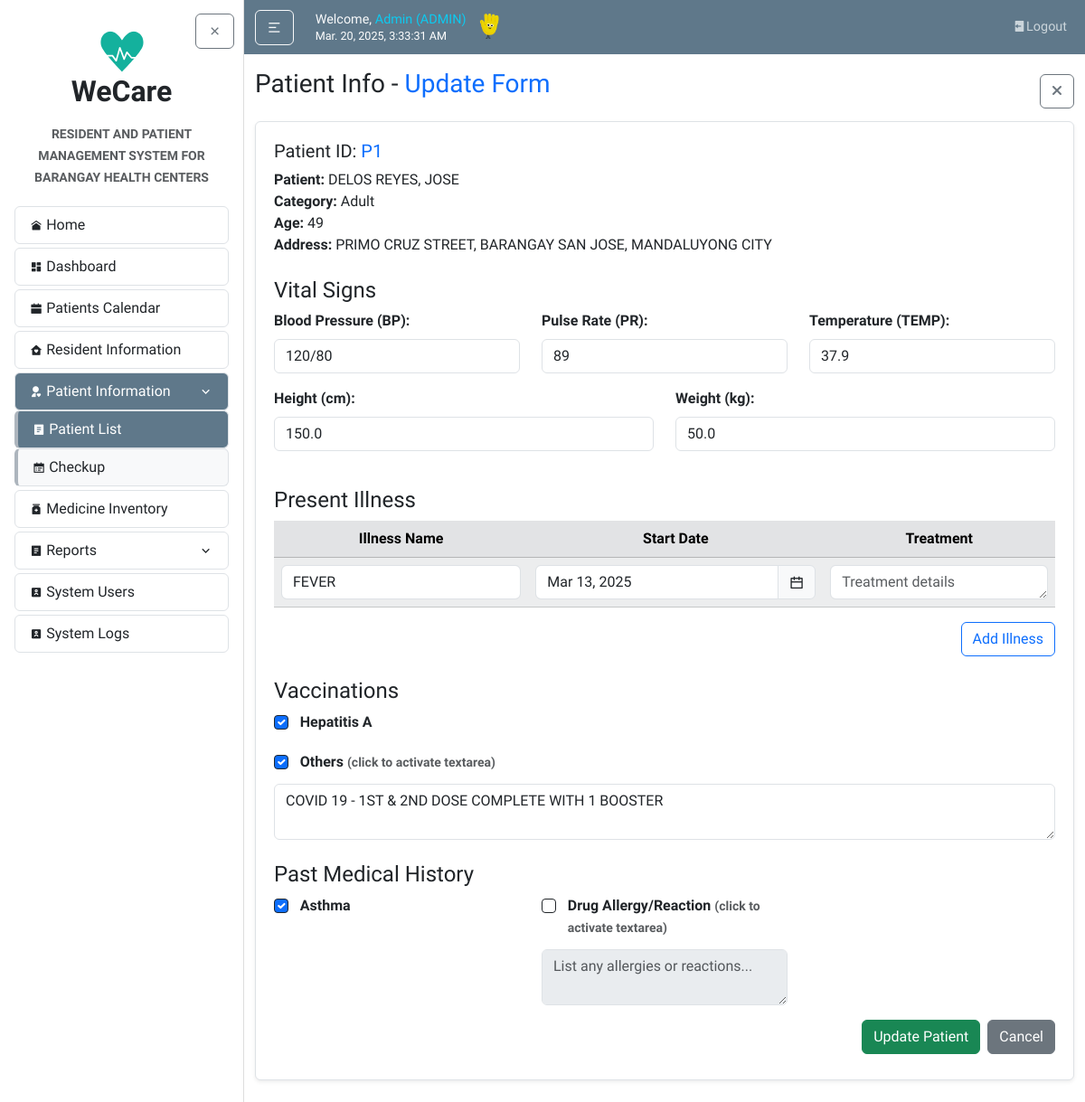
The app's page /patients/update/P1/ (signed in), older data.
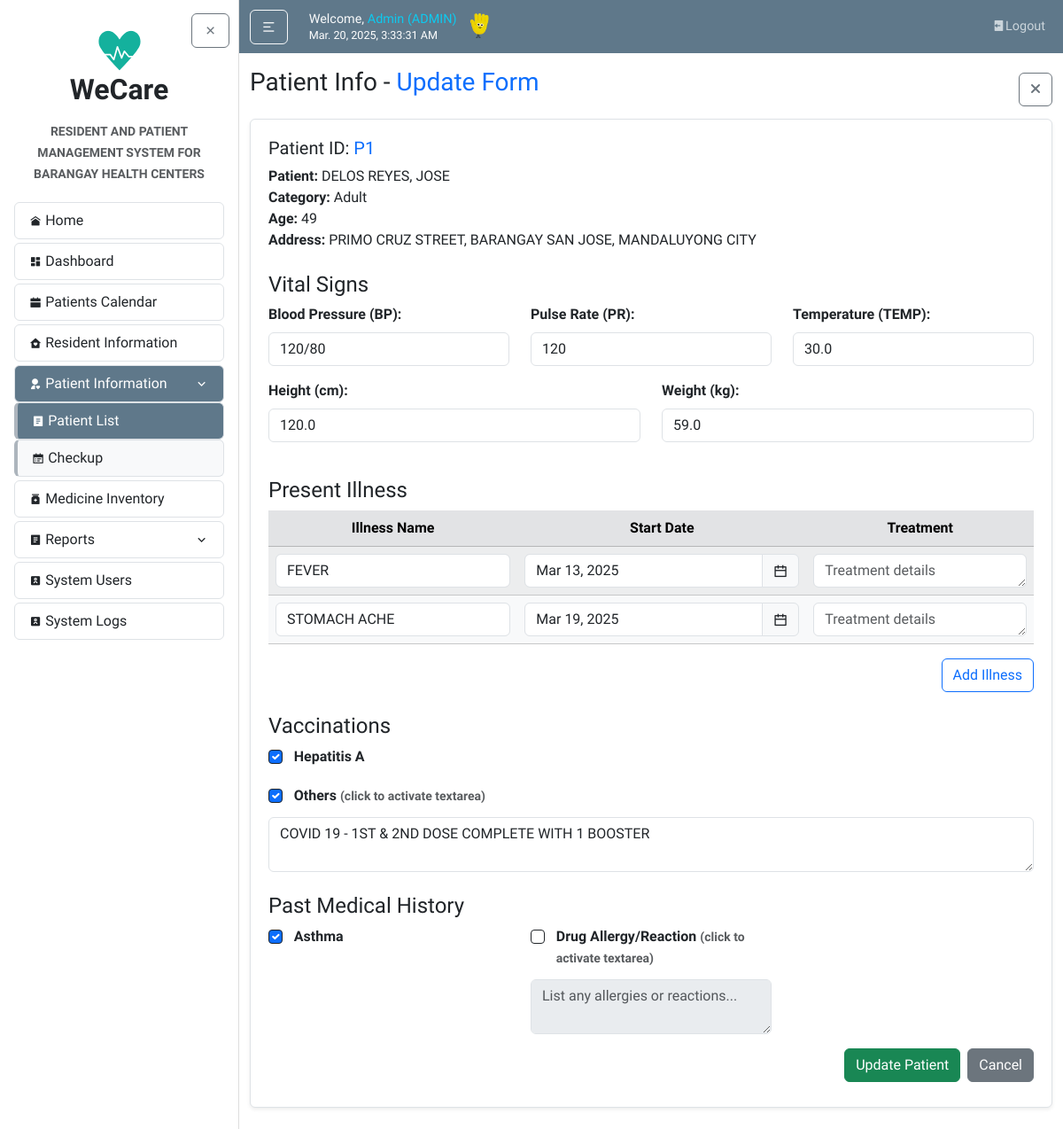
The same page, newer data.
### patientInfo/models.py (models this page shows, shortened)
class VitalSigns(models.Model):
    patient = models.OneToOneField(Patient, on_delete=models.CASCADE, related_name="vital_signs")
    blood_pressure = models.CharField(max_length=10, null=True, blank=True)
    pulse_rate = models.IntegerField(null=True, blank=True)
    temperature = models.FloatField(null=True, blank=True)
    height = models.FloatField(null=True, blank=True)
    weight = models.FloatField(null=True, blank=True)

class PresentIllness(models.Model):
    date_visited = models.DateField(default=date.today)
    patient = models.ForeignKey(Patient, on_delete=models.CASCADE, related_name="present_illnesses")
    illness_name = models.CharField(max_length=100)
    start_date = models.DateField()
    treatment = models.TextField(null=True, blank=True)

### users/decorators.py (the view)
        def wrapper(request, *args, **kwargs):
            try:
                profile = request.user.userprofile
                if profile.userrole == 'ADMIN' or profile.userrole in allowed_roles:
                    return view_func(request, *args, **kwargs)
                else:
                    messages.warning(
                        request,
                        f"You don't have permission to access the {module_name} module."
                    )
                    return redirect('home')
            except UserProfile.DoesNotExist:
                messages.warning(
                    request,
                    f"Complete your profile to access the {module_name} module."
                )
                return redirect('home')

### patientInfo/views.py (called while the page is built, shortened)
@login_required
@role_required(['BHW', 'DOCTOR'], 'Update patient on the Patient Information')
def patient_update(request, pk):
    patient = get_object_or_404(Patient, patientID=pk)
    try:
        vital_signs = patient.vital_signs
    except VitalSigns.DoesNotExist:
        vital_signs = None
    vaccination = getattr(patient, 'vaccinations', None)
    past_medical_history = getattr(patient, 'past_medical_history', None)
    return render(request, "patientInfo/patient_update.html", {
        "patient": patient,
        "vital_signs": vital_signs,
        "present_illnesses": patient.present_illnesses.all(),
        "vaccination": vaccination,
        "past_medical_history": past_medical_history,
    })

### patientInfo/templates/patientInfo/patient_update.html (shortened to what the changed rows need)
{% extends "home/layout.html" %}
{% load static %}
{% block style %}
<link rel="stylesheet" href="{% static 'residentInfo/main.css' %}">
{% endblock style %}
{% block body %}
<article class="content-section border rounded shadow-sm">
  <form method="POST" action="{% url 'patient-update' patient.patientID %}">
    <div class="row">
      <div class="col-md-4 mb-3">
        <label for="bp" class="form-label">Blood Pressure (BP):</label>
        <input type="text" id="bp" name="bp" class="form-control"
               value="{{ vital_signs.blood_pressure|default_if_none:'' }}"
               pattern="^\d{2,3}\/\d{2,3}$"
               title="Enter blood pressure in the format Systolic/Diastolic (e.g., 120/80). Only numeric values and a slash are allowed.">
      </div>
      <div class="col-md-4 mb-3">
        <label for="pr" class="form-label">Pulse Rate (PR):</label>
        <input type="number" id="pr" name="pr" class="form-control"
               value="{{ vital_signs.pulse_rate|default_if_none:'' }}"
               min="30" max="200" step="1"
               title="Enter numeric value only (30-200 BPM).">
      </div>
      <div class="col-md-4 mb-3">
        <label for="temp" class="form-label">Temperature (TEMP):</label>
        <input type="number" step="0.1" id="temp" name="temp" class="form-control"
               value="{{ vital_signs.temperature|default_if_none:'' }}"
               min="30" max="45"
               title="Enter numeric value only in Celsius (30-45°C).">
      </div>
    </div>
    <div class="row">
      <div class="col-md-6 mb-3">
        <label for="height" class="form-label">Height (cm):</label>
        <input type="number" step="0.1" id="height" name="height" class="form-control"
               value="{{ vital_signs.height|default_if_none:'' }}"
               min="30" max="250"
               title="Enter numeric value only in centimeters (30-250 cm).">
      </div>
      <div class="col-md-6 mb-3">
        <label for="weight" class="form-label">Weight (kg):</label>
        <input type="number" step="0.1" id="weight" name="weight" class="form-control"
               value="{{ vital_signs.weight|default_if_none:'' }}"
               min="1" max="300"
               title="Enter numeric value only in kilograms (1-300 kg).">
      </div>
    </div>
    <div class="table-responsive">
      <table id="illnessTable" class="table table-light table-striped text-center">
        <thead class="table-secondary">
          <tr>
            <th>Illness Name</th>
            <th>Start Date</th>
            <th>Treatment</th>
          </tr>
        </thead>
        <tbody>
          {% if present_illnesses %}
            {% for illness in present_illnesses %}
              <tr>
                <td>
                  <input type="text" name="present_illness[{{ forloop.counter0 }}][illness_name]" class="form-control" value="{{ illness.illness_name }}" >
                </td>
                <td>
                  <div class="input-group">
                    <input type="text" name="present_illness[{{ forloop.counter0 }}][start_date]" class="form-control flatpickr" value="{{ illness.start_date|date:'M j, Y' }}" >
                    <span class="input-group-text"><i class="ri-calendar-line"></i></span>
                  </div>
                </td>
                <td>
                  <textarea name="present_illness[{{ forloop.counter0 }}][treatment]" class="form-control" rows="1" placeholder="Treatment details">{{ illness.treatment }}</textarea>
                </td>
              </tr>
            {% endfor %}
          {% endif %}
        </tbody>
      </table>
    </div>
  </form>
</article>
{% endblock body %}

Row changes from the older to the newer data that the page shows:
changed VitalSigns: pr "89" → "120"; temp "37.9" → "30.0"; height "150.0" → "120.0"; weight "50.0" → "59.0"
added PresentIllness: illness_name "STOMACH ACHE", start_date "Mar 19, 2025"
